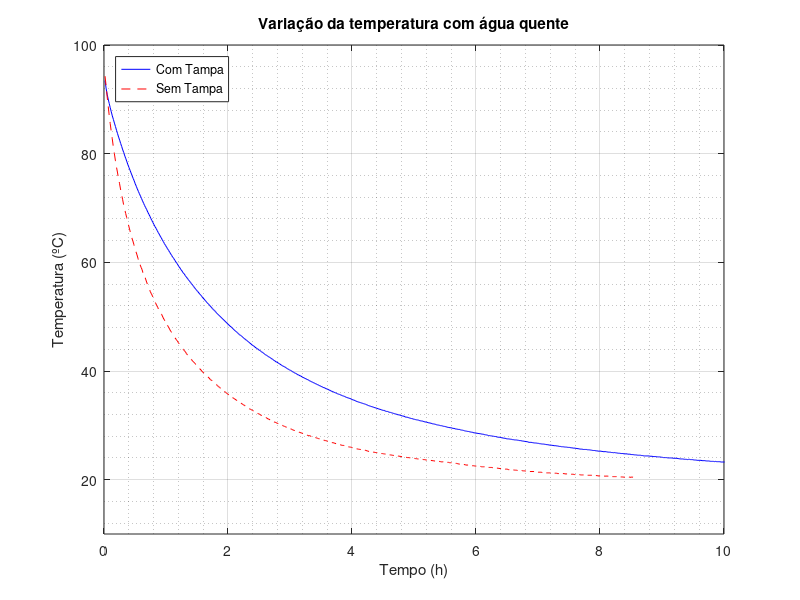

The MATLAB source for this figure:
%Para mais detalhes, veja os arquivos separados

%dados para a caneca com tampa
dadosComTampa = csvread('primeiraCanecaComTampa.csv');
xComTampa = dadosComTampa(:, 1);
yComTampa = dadosComTampa(:, 2);
xComTampa = xComTampa * 609 / 604;
xComTampa = xComTampa/60;

%dados para a caneca sem tampa
dadosSemTampa = csvread('primeiraCanecaSemTampa.csv');
xSemTampa = dadosSemTampa(:, 1);
ySemTampa = dadosSemTampa(:, 2);
xSemTampa = xSemTampa * 512 / 513;
xSemTampa = xSemTampa/60;

%plotando
plot(xComTampa, yComTampa, 'b-', xSemTampa, ySemTampa, 'r--');
ylabel('Temperatura em °C');
xlabel('Tempo em horas');
title('Comparando caneca com e sem tampa');xlabel('Tempo (h)');
xlim([0,10]);
ylabel('Temperatura (ºC)');
ylim([10,100]);
title('Variação da temperatura com água quente');
legend('Com Tampa', 'Sem Tampa', 'Location', 'northwest');
grid on;
grid minor;


